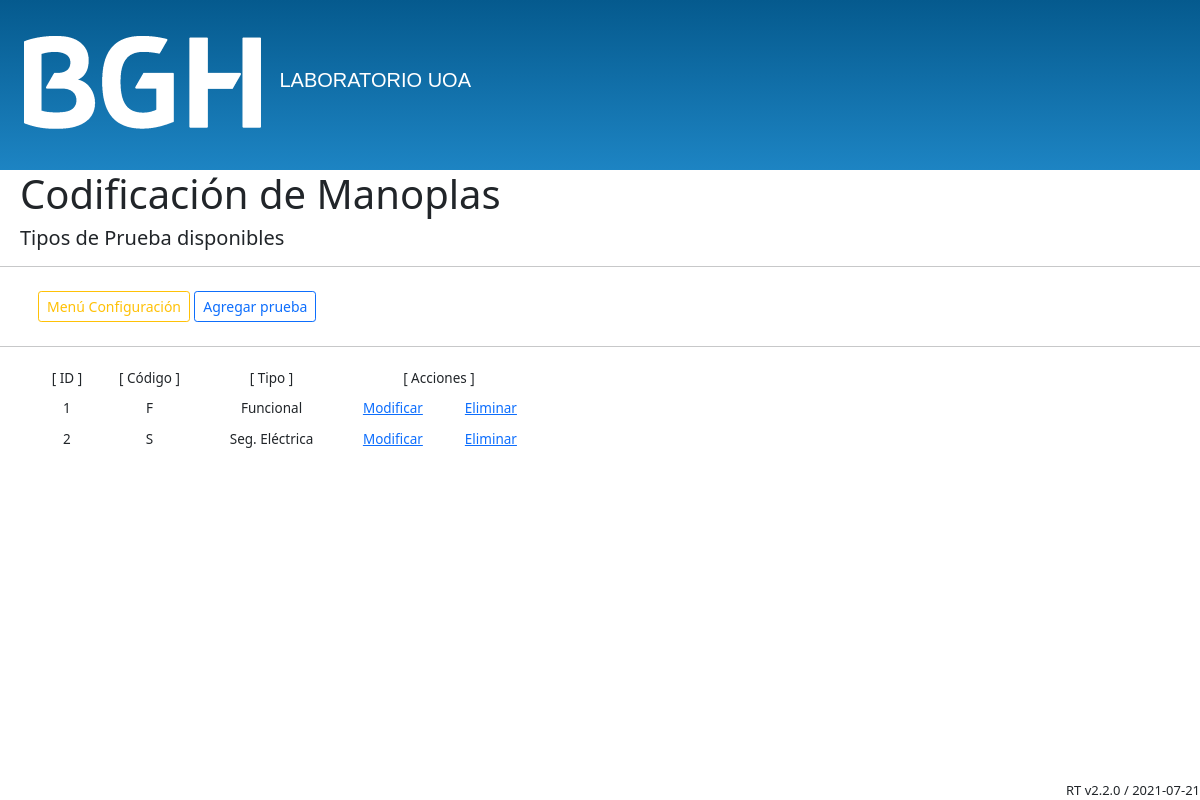
The page /listar_tp.php on the database its author committed.
### tables this page shows
CREATE TABLE `tipo_prueba` (
  `id_tp` int(11) NOT NULL,
  `tp_codigo` text NOT NULL,
  `tp_nombre` text NOT NULL
);

### listar_tp.php (the view, shortened to what this page needs)
<?php
    include("conexion.php");
    $sql = "SELECT * FROM tipo_prueba";
    $res = mysqli_query($conexion, $sql);
?>
<!DOCTYPE html>
<html lang="es">
    <head>
        <link href="https://cdn.jsdelivr.net/npm/bootstrap@5.0.0-beta3/dist/css/bootstrap.min.css" rel="stylesheet">
        <link rel="stylesheet" href="css/styles.css">
        <link rel="stylesheet" href="css/list.css">
    </head>
    <body>
        <header id="header">
            <img class="header-img" src="image/BGH_logo_transparente_25.png" alt="Logo BGH">
            <label class="titulo-baner">LABORATORIO UOA</label>
        </header>
        <main>
            <header>
                <h1 class="titulo">Codificación de Manoplas</h1>
            </header>
            <section>
                <header class="subtitulo">
                    <h5>Tipos de Prueba disponibles</h5>
                </header>
            </section>
            <hr>
            <div class="botones">
                <div class="p-2 bd-highlight">
                    <button class="btn btn-outline-warning btn-sm" type="button" onclick="location.href='menu_configuracion.html'">Menú Configuración</button>
                    <td><button class="btn btn-outline-primary btn-sm" type="button" onclick="location.href='form_alta_tp.html'">Agregar prueba</button></td>
                </div>
            </div>
            <hr>
            <div class="desplazar-tabla">
                <table>
                    <tr>
                        <th>[ ID ]</th>
                        <th>[ Código ]</th>
                        <th>[ Tipo ]</th>
                        <th colspan="2">[ Acciones ]</th>
                    </tr>
                    <?php
                    while($vec = mysqli_fetch_array($res)) {
                    ?>
                    <tr>
                        <td><?php echo $vec[0];?></td>
                        <td><?php echo $vec[1];?></td>
                        <td><?php echo $vec[2];?></td>
                        <td><a href="form_modificar_tp.php?id=<?php echo $vec[0];?>">Modificar</a></td>
                        <td><a href="procesar_eliminar_tp.php?id=<?php echo $vec[0];?>">Eliminar</a></td>
                    <?php
                    }
                    ?>
                    </tr>
                </table>
            </div>
        </main>
        <footer>
            <label class="version"></label>
        </footer>
    </body>
</html>

### css/styles.css (style rules this page uses)
#header { background-color: #1d84c3; background-image: linear-gradient(to bottom, #055a8e 0%, #1d84c3 100%); height: 170px; }
#header { font-family: "Helvetica Neue", Helvetica, Arial, sans-serif; }
.header-img { position: relative; top: 32px; left: 20px; }
.titulo { margin-left: 20px; }
.subtitulo { margin-left: 20px; }
.titulo-baner { position: relative; left: 30px; top: 32px; color: white; font-family: Arial, Helvetica, sans-serif; font-size: 20px; }
.botones { margin-left: 30px; margin-right: 30px; }
.version { font-size: small; position: fixed; bottom: 0; right: 0; }
.desplazar-tabla { margin-left: 37px; }

### css/list.css (style rules this page uses)
table { width: 500px; }
td, th { text-align: center; font-size: 13.5px; font-weight: normal; padding: 5px; }

### rows shown on the page
tipo_prueba: id_tp "1", tp_codigo "F", tp_nombre "Funcional"
tipo_prueba: id_tp "2", tp_codigo "S", tp_nombre "Seg. Eléctrica"
